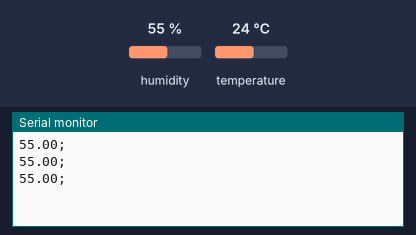
The sketch below on a simulated Arduino Uno, built with avr-gcc and run on an emulated ATmega328P. Parts: the last lines printed to the serial monitor. The inputs (shaded band) are chosen by the test bench; at power-on: humidity 55 %, temperature 24 °C.

Above: at 2.8 s.
2.9 s: humidity set to 22 %
At 5.5 s:
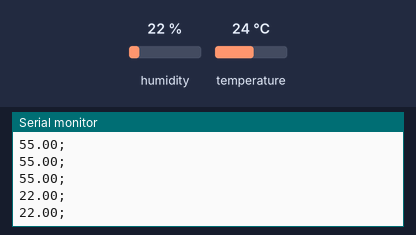
5.6 s: humidity set to 40 %
At 6.9 s:
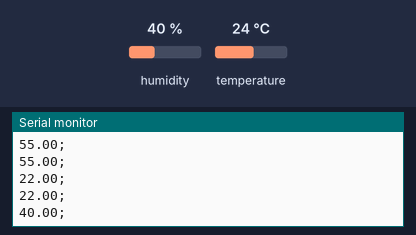
Timing chart, 0 to 8.6 s (numbered marks = the images above; inputs shaded):
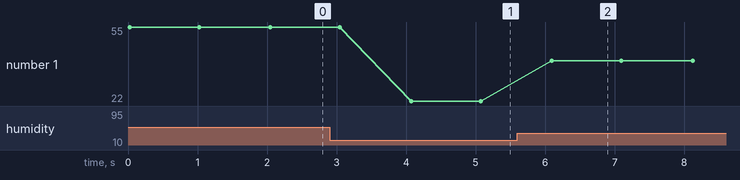

Measured:
- after the input at 2.9 s, the serial monitor: prints a new line after 1.2 s (image 1)
- after the input at 5.6 s, the serial monitor: prints a new line after 0.50 s (image 2)
- plotted number 1: 55 → 22 after the input at 2.9 s, 22 → 40 after the input at 5.6 s

The sketch:

arduino_dryflow.ino
```cpp
// Incluindo a biblioteca para o sensor DHT11

#include "DHT.h"


// Definição do tipo de sensor e do pino utilizado

#define TIPO_SENSOR DHT11

const int PINO_SENSOR_DHT11 = A0;  // Pino conectado ao sensor DHT11


// Inicializa o objeto DHT

DHT sensorDHT(PINO_SENSOR_DHT11, TIPO_SENSOR);


// Função de inicialização

void setup() {

  Serial.begin(9600);      // Inicializa a comunicação serial a 9600 bps

  sensorDHT.begin();       // Inicializa o sensor DHT11

}


// Função principal de execução contínua

void loop() {

  // Lê a umidade e a temperatura do sensor

  float umidade = sensorDHT.readHumidity();

 // float temperatura = sensorDHT.readTemperature();


  // Verifica se houve erro na leitura

  if (isnan(umidade)) {

    Serial.println("Erro ao ler os dados do sensor");

  } else {

    // Exibe os valores lidos no monitor serial

    Serial.print(umidade);

    Serial.println(";");

    //Serial.println(temperatura);

  }


  // Aguarda 1 segundo antes da próxima leitura

  delay(1000);

}

 
```
